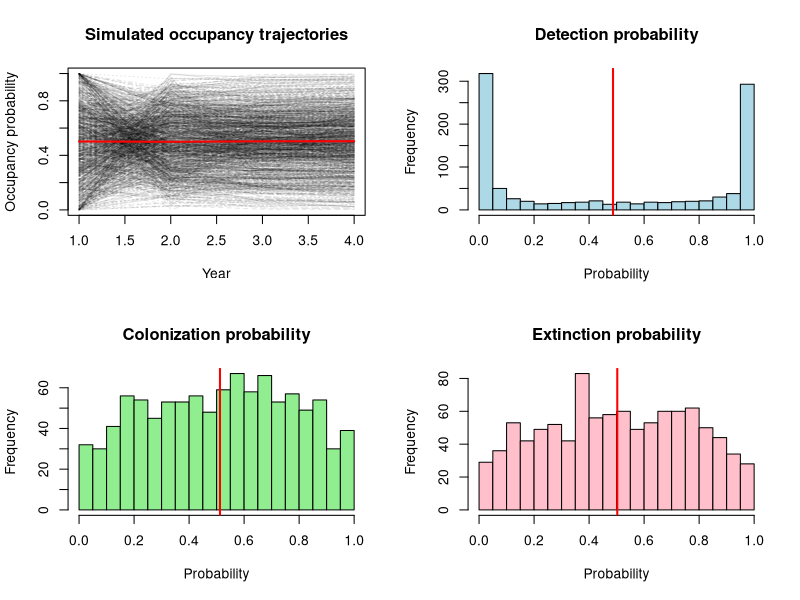
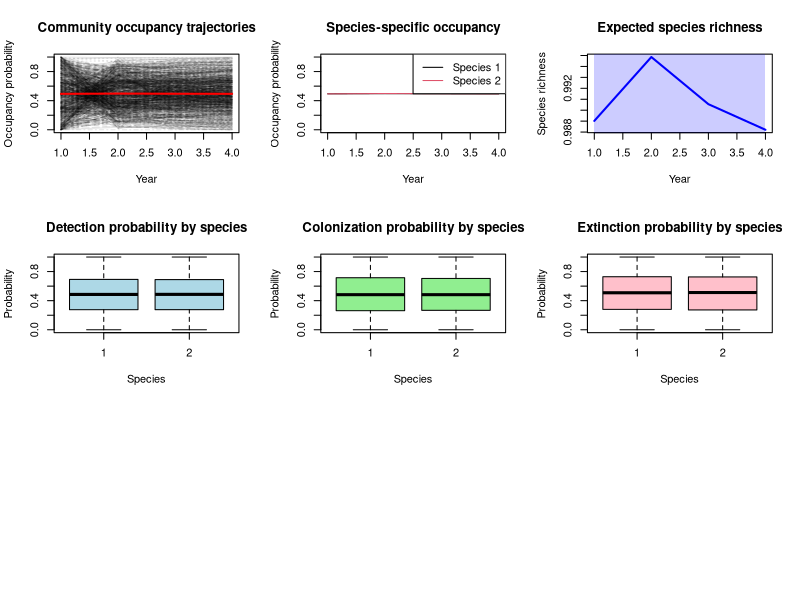

R code for these plots, in order: (Note: this script raises an error after producing the figures.)
## -------------------------------------------------------------
##
## Script name: Prior predictive checks for multi-season occupancy
## model
##
## Script purpose:
##
## Author: Spencer R Keyser
##
## Date Created: 2025-09-26
##
## Email: srk252@cornell.edu
##
## Github: https://github.com/skeyser
##
## -------------------------------------------------------------
##
## Notes:
##
##
## -------------------------------------------------------------

## Defaults
options(scipen = 10, digits = 10)

## -------------------------------------------------------------

## Package Loading
library(dplyr)
library(ggplot2)
library(here)

## -------------------------------------------------------------

## Values of interest
# Prior predictive check for dynamic occupancy model
prior_pred_check <- function(nsites = 100, nyears = 4, nsurveys = 3,
                             nsim = 1000) {
  
  ## Number of simulations
  nsims <- nsim
  
  ## Storage for simulated values
  occ_prob <- matrix(NA, nsims, nyears)  # Occupancy probability
  det_prob <- numeric(nsims)             # Detection probability
  col_prob <- numeric(nsims)             # Colonization probability
  ext_prob <- numeric(nsims)             # Extinction probability
  
  ## Simulate from priors
  for(sim in 1:nsims) {
    ## Draw parameters from priors (sqrt)
    beta0 <- rnorm(1, 0, 10)     # Occupancy intercept
    beta1 <- rnorm(1, 0, 10)     # Occupancy climate effect
    beta2 <- rnorm(1, 0, 10)     # Occupancy canopy effect
    
    alpha0 <- rnorm(1, 0, 3.16)    # Detection intercept
    alpha1 <- rnorm(1, 0, 3.16)    # Detection hours effect
    alpha2 <- rnorm(1, 0, 3.16)    # Detection date effect
    alpha3 <- rnorm(1, 0, 3.16)    # Detection date^2
    
    gamma0 <- rnorm(1, 0, 10)    # Colonization intercept
    gamma1 <- rnorm(1, 0, 10)    # Colonization temp effect
    gamma2 <- rnorm(1, 0, 10)    # Colonization fire effect
    gamma3 <- rnorm(1, 0, 10)    # Colonization interaction
    
    eps0 <- rnorm(1, 0, 10)      # Extinction intercept
    eps1 <- rnorm(1, 0, 10)      # Extinction temp effect
    eps2 <- rnorm(1, 0, 10)      # Extinction fire effect
    eps3 <- rnorm(1, 0, 10)      # Extinction interaction
    
    # Simulate states and observations
    z <- matrix(NA, nsites, nyears)
    y <- array(NA, dim = c(nsites, nsurveys, nyears))
    
    # Initial occupancy
    psi1 <- plogis(beta0 + beta1 * rnorm(nsites) + beta2 * rnorm(nsites))
    z[,1] <- rbinom(nsites, 1, psi1)
    occ_prob[sim, 1] <- mean(psi1)
    
    ## Subsequent years
    for(t in 2:nyears) {
      ## Simulate covariates
      temp <- rnorm(nsites)
      fire <- rnorm(nsites)
      
      ## Calculate transition probabilities
      gamma <- plogis(gamma0 + gamma1*temp + gamma2*fire + gamma3*temp*fire)
      eps <- plogis(eps0 + eps1*temp + eps2*fire + eps3*temp*fire)
      
      # State process
      for(i in 1:nsites) {
        if(z[i,t-1] == 1) {
          z[i,t] <- rbinom(1, 1, 1-eps[i])
        } else {
          z[i,t] <- rbinom(1, 1, gamma[i])
        }
      }
      
      occ_prob[sim, t] <- mean(z[,t])
    }
    
    # Store average transition probabilities
    col_prob[sim] <- mean(gamma)
    ext_prob[sim] <- mean(eps)
    
    # Detection process
    p <- plogis(alpha0 + alpha1*rnorm(1) + alpha2*rnorm(1) + alpha3*(rnorm(1)^2))
    det_prob[sim] <- p
  }
  
  # Create plots
  par(mfrow=c(2,2))
  
  # Plot 1: Occupancy trajectories
  matplot(1:nyears, t(occ_prob), type='l', col=rgb(0,0,0,0.1),
          xlab="Year", ylab="Occupancy probability",
          main="Simulated occupancy trajectories")
  lines(1:nyears, colMeans(occ_prob), col="red", lwd=2)
  
  # Plot 2: Detection probability
  hist(det_prob, breaks=30, main="Detection probability",
       xlab="Probability", col="lightblue")
  abline(v=mean(det_prob), col="red", lwd=2)
  
  # Plot 3: Colonization probability
  hist(col_prob, breaks=30, main="Colonization probability",
       xlab="Probability", col="lightgreen")
  abline(v=mean(col_prob), col="red", lwd=2)
  
  # Plot 4: Extinction probability
  hist(ext_prob, breaks=30, main="Extinction probability",
       xlab="Probability", col="pink")
  abline(v=mean(ext_prob), col="red", lwd=2)
  
  # Return summary statistics
  list(
    occ_prob_summary = apply(occ_prob, 2, quantile, probs=c(0.025, 0.5, 0.975)),
    det_prob_summary = quantile(det_prob, probs=c(0.025, 0.5, 0.975)),
    col_prob_summary = quantile(col_prob, probs=c(0.025, 0.5, 0.975)),
    ext_prob_summary = quantile(ext_prob, probs=c(0.025, 0.5, 0.975))
  )
}

# Run the prior predictive check
set.seed(123)
results <- prior_pred_check(nsites = 2095, nsurveys = 5, nyears = 4)

# Print summaries
print("Prior predictive summaries:")
print("Occupancy probability by year:")
print(results$occ_prob_summary)
print("\nDetection probability:")
print(results$det_prob_summary)
print("\nColonization probability:")
print(results$col_prob_summary)
print("\nExtinction probability:")
print(results$ext_prob_summary)


## MSOM flavor

## Values of interest
# Prior predictive check for dynamic occupancy model
prior_pred_check_nimble <- function(nsites = 100, nyears = 4, nsurveys = 5,
                                    nspec = 2, nsim = 1000) {
  
  ## Storage for simulated values
  occ_prob <- array(NA, dim = c(nsim, nyears, nspec))
  det_prob <- matrix(NA, nsim, nspec)
  col_prob <- matrix(NA, nsim, nspec)
  ext_prob <- matrix(NA, nsim, nspec)
  richness <- array(NA, dim = c(nsim, nyears))
  
  ## Simulate predictors
  bclim <- rnorm(nsites)  # baseline climate
  cc <- rnorm(nsites)     # canopy cover
  
  # Time-varying predictors
  anom <- array(rnorm(nsites * nyears), dim = c(nsites, nyears))  # temperature anomaly
  fire <- array(rnorm(nsites * nyears), dim = c(nsites, nyears))  # fire
  
  # Detection covariates (assuming these are fixed across years)
  eff.hrs <- array(rnorm(nsites * nsurveys * nyears), 
                   dim = c(nsites, nsurveys, nyears))
  eff.jday <- array(rnorm(nsites * nsurveys * nyears), 
                    dim = c(nsites, nsurveys, nyears))
  
  for(sim in 1:nsim) {
    # Generate community hyperparameters
    # Occupancy hyperparameters
    mu.beta0 <- rnorm(1, 0, sqrt(1/0.01))
    sd.beta0 <- runif(1, 0, 2)
    mu.beta1 <- rnorm(1, 0, sqrt(1/0.01))
    sd.beta1 <- runif(1, 0, 2)
    mu.beta2 <- rnorm(1, 0, sqrt(1/0.01))
    sd.beta2 <- runif(1, 0, 2)
    
    # Detection hyperparameters
    mu.alpha0 <- rnorm(1, 0, sqrt(1/0.01))
    sd.alpha0 <- runif(1, 0, 2)
    mu.alpha1 <- rnorm(1, 0, sqrt(1/0.01))
    sd.alpha1 <- runif(1, 0, 2)
    mu.alpha2 <- rnorm(1, 0, sqrt(1/0.01))
    sd.alpha2 <- runif(1, 0, 2)
    
    # Colonization hyperparameters
    mu.gamma0 <- rnorm(1, 0, sqrt(1/0.01))
    sd.gamma0 <- runif(1, 0, 2)
    mu.gamma1 <- rnorm(1, 0, sqrt(1/0.01))
    sd.gamma1 <- runif(1, 0, 2)
    mu.gamma2 <- rnorm(1, 0, sqrt(1/0.01))
    sd.gamma2 <- runif(1, 0, 2)
    mu.gamma3 <- rnorm(1, 0, sqrt(1/0.01))
    sd.gamma3 <- runif(1, 0, 2)
    
    # Extinction hyperparameters
    mu.eps0 <- rnorm(1, 0, sqrt(1/0.01))
    sd.eps0 <- runif(1, 0, 2)
    mu.eps1 <- rnorm(1, 0, sqrt(1/0.01))
    sd.eps1 <- runif(1, 0, 2)
    ## Strong influence on prior
    mu.eps2 <- rnorm(1, 0, sqrt(1/0.01))
    sd.eps2 <- runif(1, 0, 2)
    mu.eps3 <- rnorm(1, 0, sqrt(1/0.01))
    sd.eps3 <- runif(1, 0, 2)
    
    # Create z array for all species
    z <- array(NA, dim = c(nsites, nyears, nspec))
    
    for(spec in 1:nspec) {
      # Species-specific parameters
      beta0 <- rnorm(1, mu.beta0, sd.beta0)
      beta1 <- rnorm(1, mu.beta1, sd.beta1)
      beta2 <- rnorm(1, mu.beta2, sd.beta2)
      
      alpha0 <- rnorm(1, mu.alpha0, sd.alpha0)
      alpha1 <- rnorm(1, mu.alpha1, sd.alpha1)
      alpha2 <- rnorm(1, mu.alpha2, sd.alpha2)
      
      gamma0 <- rnorm(1, mu.gamma0, sd.gamma0)
      gamma1 <- rnorm(1, mu.gamma1, sd.gamma1)
      gamma2 <- rnorm(1, mu.gamma2, sd.gamma2)
      gamma3 <- rnorm(1, mu.gamma3, sd.gamma3)
      
      eps0 <- rnorm(1, mu.eps0, sd.eps0)
      eps1 <- rnorm(1, mu.eps1, sd.eps1)
      eps2 <- rnorm(1, mu.eps2, sd.eps2)
      eps3 <- rnorm(1, mu.eps3, sd.eps3)
      
      # Initial occupancy
      psi1 <- plogis(beta0 + beta1 * bclim + beta2 * cc)
      z[,1,spec] <- rbinom(nsites, 1, psi1)
      occ_prob[sim, 1, spec] <- mean(psi1)
      
      # Subsequent years
      for(t in 2:nyears) {
        gamma <- plogis(gamma0 + gamma1*anom[,t] + gamma2*fire[,t] + 
                          gamma3*anom[,t]*fire[,t])
        eps <- plogis(eps0 + eps1*anom[,t] + eps2*fire[,t] + 
                        eps3*anom[,t]*fire[,t])
        
        for(i in 1:nsites) {
          prob <- z[i,t-1,spec] * (1-eps[i]) + (1-z[i,t-1,spec]) * gamma[i]
          z[i,t,spec] <- rbinom(1, 1, prob)
        }
        
        occ_prob[sim, t, spec] <- mean(z[,t,spec])
      }
      
      # Store average transition probabilities
      col_prob[sim,spec] <- mean(gamma)
      ext_prob[sim,spec] <- mean(eps)
      
      # Detection probability (using fixed covariates)
      # Calculate mean detection probability across all surveys and years
      p <- array(NA, dim = c(nsites, nsurveys, nyears))
      for(t in 1:nyears) {
        for(j in 1:nsurveys) {
          p[,j,t] <- plogis(alpha0 + alpha1*eff.hrs[,j,t] + alpha2*eff.jday[,j,t])
        }
      }
      det_prob[sim,spec] <- mean(p)
    }
    
    # Calculate richness for each year
    for(t in 1:nyears) {
      richness[sim,t] <- mean(rowSums(z[,t,]))
    }
  }
  
  # Create plots
  par(mfrow=c(3,3))
  
  # 1. Community-level occupancy trajectories
  matplot(1:nyears, t(apply(occ_prob, c(1,2), mean)), type='l', 
          col=rgb(0,0,0,0.1), xlab="Year", ylab="Occupancy probability",
          main="Community occupancy trajectories")
  lines(1:nyears, apply(apply(occ_prob, c(1,2), mean), 2, mean), 
        col="red", lwd=2)
  
  # 2. Species-specific occupancy trajectories
  for(k in 1:nspec) {
    if(k == 1) {
      plot(1:nyears, colMeans(occ_prob[,,k]), type="l", col=k,
           ylim=range(occ_prob), xlab="Year", ylab="Occupancy probability",
           main="Species-specific occupancy")
    } else {
      lines(1:nyears, colMeans(occ_prob[,,k]), col=k)
    }
  }
  legend("topright", legend=paste("Species", 1:nspec), col=1:nspec, lwd=1)
  
  # 3. Expected richness
  plot(1:nyears, colMeans(richness), type="l", col="blue", lwd=2,
       xlab="Year", ylab="Species richness",
       main="Expected species richness")
  rich_ci <- apply(richness, 2, quantile, probs=c(0.025, 0.975))
  polygon(c(1:nyears, rev(1:nyears)), 
          c(rich_ci[1,], rev(rich_ci[2,])),
          col=rgb(0,0,1,0.2), border=NA)
  
  # 4. Detection probability by species
  boxplot(det_prob, main="Detection probability by species",
          xlab="Species", ylab="Probability", col="lightblue")
  
  # 5. Colonization probability by species
  boxplot(col_prob, main="Colonization probability by species",
          xlab="Species", ylab="Probability", col="lightgreen")
  
  # 6. Extinction probability by species
  boxplot(ext_prob, main="Extinction probability by species",
          xlab="Species", ylab="Probability", col="pink")
  
  # Return summary statistics
  results <- list(
    # Community-level summaries
    community_occ = apply(apply(occ_prob, c(1,2), mean), 2, 
                          quantile, probs=c(0.025, 0.5, 0.975)),
    community_det = apply(det_prob, 1, mean) %>% 
      quantile(probs=c(0.025, 0.5, 0.975)),
    community_col = apply(col_prob, 1, mean) %>% 
      quantile(probs=c(0.025, 0.5, 0.975)),
    community_ext = apply(ext_prob, 1, mean) %>% 
      quantile(probs=c(0.025, 0.5, 0.975)),
    richness_summary = apply(richness, 2, 
                             quantile, probs=c(0.025, 0.5, 0.975)),
    
    # Species-specific summaries
    species_occ = lapply(1:nspec, function(k) 
      apply(occ_prob[,,k], 2, quantile, probs=c(0.025, 0.5, 0.975))),
    species_det = lapply(1:nspec, function(k)
      quantile(det_prob[,k], probs=c(0.025, 0.5, 0.975))),
    species_col = lapply(1:nspec, function(k)
      quantile(col_prob[,k], probs=c(0.025, 0.5, 0.975))),
    species_ext = lapply(1:nspec, function(k)
      quantile(ext_prob[,k], probs=c(0.025, 0.5, 0.975)))
  )
  
  return(results)
}

# Run the prior predictive check
set.seed(123)
results <- prior_pred_check_nimble(nsites = 100, nsurveys = 5, nyears = 4, nspec = 2)

# Print summaries
print("Community-level summaries:")
print("Mean occupancy probability by year:")
print(results$community_occ)
print("\nMean detection probability:")
print(results$community_det)
print("\nMean colonization probability:")
print(results$community_col)
print("\nMean extinction probability:")
print(results$community_ext)
print("\nExpected richness by year:")
print(results$richness_summary)

print("\nSpecies-specific summaries:")
for(k in 1:nspec) {
  cat(sprintf("\nSpecies %d:\n", k))
  cat("Occupancy probability by year:\n")
  print(results$species_occ[[k]])
  cat("Detection probability:\n")
  print(results$species_det[[k]])
  cat("Colonization probability:\n")
  print(results$species_col[[k]])
  cat("Extinction probability:\n")
  print(results$species_ext[[k]])
}

